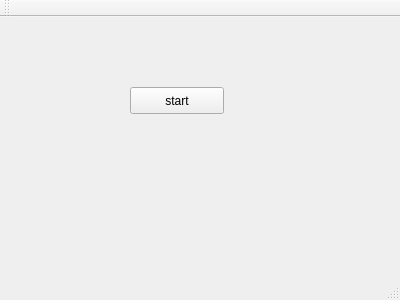
<?xml version="1.0" encoding="UTF-8"?>
<ui version="4.0">
 <class>MainWindow</class>
 <widget class="QMainWindow" name="MainWindow">
  <property name="geometry">
   <rect>
    <x>0</x>
    <y>0</y>
    <width>400</width>
    <height>300</height>
   </rect>
  </property>
  <property name="windowTitle">
   <string>MainWindow</string>
  </property>
  <widget class="QWidget" name="centralWidget">
   <widget class="QPushButton" name="pushButton">
    <property name="geometry">
     <rect>
      <x>130</x>
      <y>70</y>
      <width>94</width>
      <height>27</height>
     </rect>
    </property>
    <property name="text">
     <string>start</string>
    </property>
   </widget>
  </widget>
  <widget class="QMenuBar" name="menuBar">
   <property name="geometry">
    <rect>
     <x>0</x>
     <y>0</y>
     <width>400</width>
     <height>24</height>
    </rect>
   </property>
  </widget>
  <widget class="QToolBar" name="mainToolBar">
   <attribute name="toolBarArea">
    <enum>TopToolBarArea</enum>
   </attribute>
   <attribute name="toolBarBreak">
    <bool>false</bool>
   </attribute>
  </widget>
  <widget class="QStatusBar" name="statusBar"/>
 </widget>
 <layoutdefault spacing="6" margin="11"/>
 <resources/>
 <connections/>
</ui>
